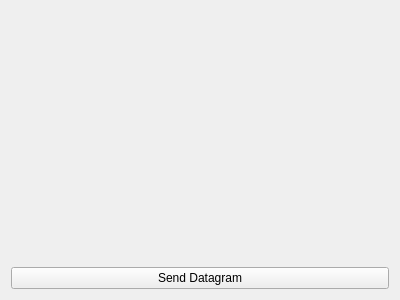
<?xml version="1.0" encoding="UTF-8"?>
<ui version="4.0">
 <class>MainView</class>
 <widget class="QMainWindow" name="MainView">
  <property name="geometry">
   <rect>
    <x>0</x>
    <y>0</y>
    <width>400</width>
    <height>300</height>
   </rect>
  </property>
  <property name="windowTitle">
   <string>MainView</string>
  </property>
  <widget class="QWidget" name="centralWidget">
   <layout class="QVBoxLayout" name="verticalLayout">
    <item>
     <widget class="QLabel" name="status">
      <property name="text">
       <string/>
      </property>
     </widget>
    </item>
    <item>
     <widget class="QPushButton" name="pushButton">
      <property name="text">
       <string>Send Datagram</string>
      </property>
     </widget>
    </item>
   </layout>
  </widget>
 </widget>
 <layoutdefault spacing="6" margin="11"/>
 <resources/>
 <connections/>
</ui>
